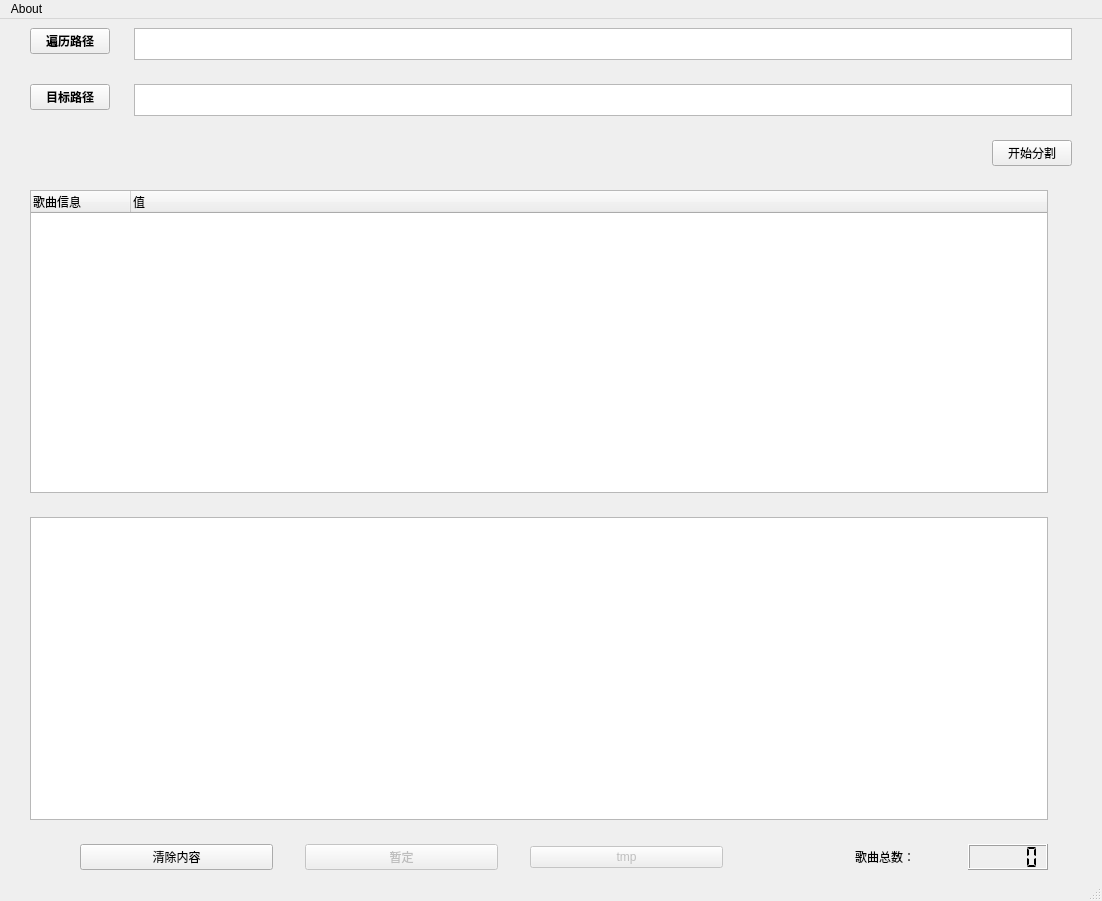
<?xml version="1.0" encoding="UTF-8"?>
<ui version="4.0">
 <class>CDImageSpliter</class>
 <widget class="QMainWindow" name="CDImageSpliter">
  <property name="geometry">
   <rect>
    <x>0</x>
    <y>0</y>
    <width>1102</width>
    <height>901</height>
   </rect>
  </property>
  <property name="font">
   <font>
    <weight>50</weight>
    <bold>false</bold>
   </font>
  </property>
  <property name="windowTitle">
   <string>CDImageSpliter</string>
  </property>
  <property name="layoutDirection">
   <enum>Qt::LeftToRight</enum>
  </property>
  <property name="documentMode">
   <bool>false</bool>
  </property>
  <property name="dockNestingEnabled">
   <bool>false</bool>
  </property>
  <widget class="QWidget" name="centralwidget">
   <layout class="QGridLayout" name="gridLayout">
    <property name="leftMargin">
     <number>30</number>
    </property>
    <property name="rightMargin">
     <number>30</number>
    </property>
    <property name="spacing">
     <number>24</number>
    </property>
    <item row="4" column="0">
     <layout class="QHBoxLayout" name="horizontalLayout">
      <property name="spacing">
       <number>32</number>
      </property>
      <property name="sizeConstraint">
       <enum>QLayout::SetMaximumSize</enum>
      </property>
      <item>
       <spacer name="horizontalSpacer_2">
        <property name="orientation">
         <enum>Qt::Horizontal</enum>
        </property>
        <property name="sizeType">
         <enum>QSizePolicy::Fixed</enum>
        </property>
        <property name="sizeHint" stdset="0">
         <size>
          <width>50</width>
          <height>20</height>
         </size>
        </property>
       </spacer>
      </item>
      <item>
       <widget class="QPushButton" name="clearLogButton">
        <property name="text">
         <string>清除内容</string>
        </property>
       </widget>
      </item>
      <item>
       <widget class="QPushButton" name="pushButton">
        <property name="enabled">
         <bool>false</bool>
        </property>
        <property name="text">
         <string>暂定</string>
        </property>
       </widget>
      </item>
      <item>
       <widget class="QPushButton" name="pushButton_3">
        <property name="enabled">
         <bool>false</bool>
        </property>
        <property name="text">
         <string>tmp</string>
        </property>
       </widget>
      </item>
      <item>
       <spacer name="horizontalSpacer_3">
        <property name="orientation">
         <enum>Qt::Horizontal</enum>
        </property>
        <property name="sizeType">
         <enum>QSizePolicy::Fixed</enum>
        </property>
        <property name="sizeHint" stdset="0">
         <size>
          <width>100</width>
          <height>20</height>
         </size>
        </property>
       </spacer>
      </item>
      <item>
       <layout class="QHBoxLayout" name="horizontalLayout_2">
        <item>
         <widget class="QLabel" name="label">
          <property name="text">
           <string>歌曲总数：</string>
          </property>
         </widget>
        </item>
        <item>
         <widget class="QLCDNumber" name="counter">
          <property name="segmentStyle">
           <enum>QLCDNumber::Flat</enum>
          </property>
         </widget>
        </item>
       </layout>
      </item>
     </layout>
    </item>
    <item row="2" column="0" colspan="2">
     <layout class="QGridLayout" name="gridLayout_2">
      <item row="0" column="0">
       <spacer name="horizontalSpacer">
        <property name="orientation">
         <enum>Qt::Horizontal</enum>
        </property>
        <property name="sizeHint" stdset="0">
         <size>
          <width>40</width>
          <height>20</height>
         </size>
        </property>
       </spacer>
      </item>
      <item row="0" column="1">
       <widget class="QPushButton" name="startButton">
        <property name="text">
         <string>开始分割</string>
        </property>
       </widget>
      </item>
     </layout>
    </item>
    <item row="1" column="0" colspan="2">
     <layout class="QFormLayout" name="formLayout">
      <property name="sizeConstraint">
       <enum>QLayout::SetDefaultConstraint</enum>
      </property>
      <property name="fieldGrowthPolicy">
       <enum>QFormLayout::ExpandingFieldsGrow</enum>
      </property>
      <property name="rowWrapPolicy">
       <enum>QFormLayout::WrapLongRows</enum>
      </property>
      <item row="0" column="0">
       <widget class="QPushButton" name="filePathButton">
        <property name="sizePolicy">
         <sizepolicy hsizetype="Fixed" vsizetype="Fixed">
          <horstretch>0</horstretch>
          <verstretch>0</verstretch>
         </sizepolicy>
        </property>
        <property name="maximumSize">
         <size>
          <width>180</width>
          <height>16777215</height>
         </size>
        </property>
        <property name="font">
         <font>
          <weight>75</weight>
          <bold>true</bold>
         </font>
        </property>
        <property name="text">
         <string>遍历路径</string>
        </property>
       </widget>
      </item>
      <item row="0" column="1">
       <widget class="QTextBrowser" name="filePath">
        <property name="sizePolicy">
         <sizepolicy hsizetype="Expanding" vsizetype="Maximum">
          <horstretch>0</horstretch>
          <verstretch>0</verstretch>
         </sizepolicy>
        </property>
        <property name="maximumSize">
         <size>
          <width>16777215</width>
          <height>32</height>
         </size>
        </property>
        <property name="frameShape">
         <enum>QFrame::StyledPanel</enum>
        </property>
        <property name="frameShadow">
         <enum>QFrame::Sunken</enum>
        </property>
        <property name="lineWrapMode">
         <enum>QTextEdit::WidgetWidth</enum>
        </property>
       </widget>
      </item>
      <item row="1" column="0">
       <widget class="QPushButton" name="destPathButton">
        <property name="maximumSize">
         <size>
          <width>180</width>
          <height>16777215</height>
         </size>
        </property>
        <property name="font">
         <font>
          <weight>75</weight>
          <bold>true</bold>
         </font>
        </property>
        <property name="text">
         <string>目标路径</string>
        </property>
       </widget>
      </item>
      <item row="1" column="1">
       <widget class="QTextBrowser" name="destPath">
        <property name="sizePolicy">
         <sizepolicy hsizetype="Expanding" vsizetype="Maximum">
          <horstretch>0</horstretch>
          <verstretch>0</verstretch>
         </sizepolicy>
        </property>
        <property name="maximumSize">
         <size>
          <width>16777215</width>
          <height>32</height>
         </size>
        </property>
       </widget>
      </item>
     </layout>
    </item>
    <item row="3" column="0">
     <layout class="QVBoxLayout" name="verticalLayout">
      <item>
       <widget class="QTreeWidget" name="tree">
        <property name="enabled">
         <bool>true</bool>
        </property>
        <column>
         <property name="text">
          <string>歌曲信息</string>
         </property>
        </column>
        <column>
         <property name="text">
          <string>值</string>
         </property>
        </column>
       </widget>
      </item>
      <item>
       <widget class="QTextBrowser" name="consoleLog"/>
      </item>
     </layout>
    </item>
   </layout>
  </widget>
  <widget class="QStatusBar" name="statusbar"/>
  <widget class="QMenuBar" name="menuBar">
   <property name="geometry">
    <rect>
     <x>0</x>
     <y>0</y>
     <width>1102</width>
     <height>26</height>
    </rect>
   </property>
   <widget class="QMenu" name="menuAbout">
    <property name="title">
     <string extracomment="tips">About</string>
    </property>
    <property name="separatorsCollapsible">
     <bool>false</bool>
    </property>
    <property name="toolTipsVisible">
     <bool>true</bool>
    </property>
    <addaction name="about"/>
   </widget>
   <addaction name="menuAbout"/>
  </widget>
  <action name="actionAbout">
   <property name="text">
    <string>About</string>
   </property>
  </action>
  <action name="about">
   <property name="text">
    <string>About</string>
   </property>
  </action>
 </widget>
 <resources/>
 <connections/>
</ui>
